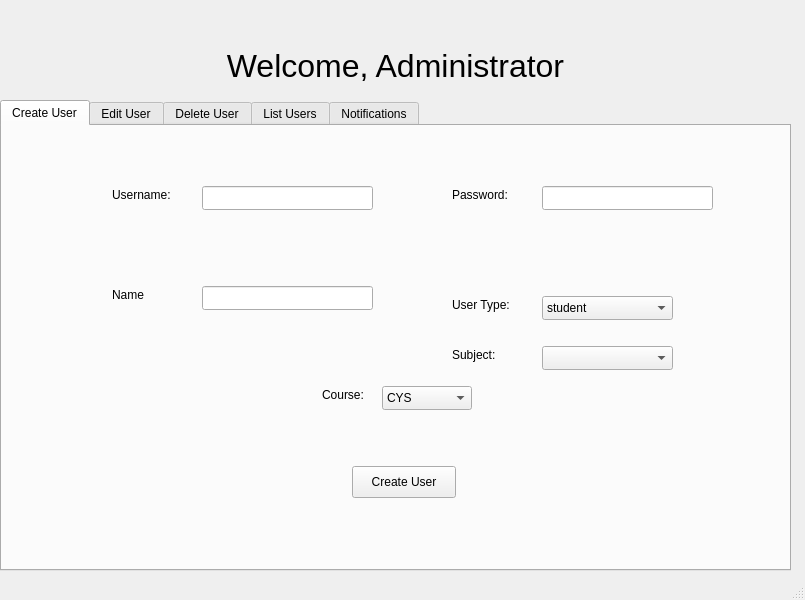
<?xml version="1.0" encoding="UTF-8"?>
<ui version="4.0">
 <class>MainWindow</class>
 <widget class="QMainWindow" name="MainWindow">
  <property name="geometry">
   <rect>
    <x>0</x>
    <y>0</y>
    <width>805</width>
    <height>600</height>
   </rect>
  </property>
  <property name="windowTitle">
   <string>Admin Portal</string>
  </property>
  <property name="windowIcon">
   <iconset>
    <normaloff>key.png</normaloff>key.png</iconset>
  </property>
  <widget class="QWidget" name="centralwidget">
   <widget class="QLabel" name="WelcomeLabel">
    <property name="geometry">
     <rect>
      <x>0</x>
      <y>30</y>
      <width>791</width>
      <height>71</height>
     </rect>
    </property>
    <property name="font">
     <font>
      <pointsize>24</pointsize>
     </font>
    </property>
    <property name="text">
     <string>Welcome, Administrator</string>
    </property>
    <property name="alignment">
     <set>Qt::AlignCenter</set>
    </property>
   </widget>
   <widget class="QTabWidget" name="tabWidget">
    <property name="geometry">
     <rect>
      <x>0</x>
      <y>100</y>
      <width>791</width>
      <height>471</height>
     </rect>
    </property>
    <property name="currentIndex">
     <number>0</number>
    </property>
    <widget class="QWidget" name="tab">
     <attribute name="title">
      <string>Create User</string>
     </attribute>
     <widget class="QLabel" name="label">
      <property name="geometry">
       <rect>
        <x>110</x>
        <y>60</y>
        <width>81</width>
        <height>18</height>
       </rect>
      </property>
      <property name="text">
       <string>Username:</string>
      </property>
     </widget>
     <widget class="QLineEdit" name="UserName">
      <property name="geometry">
       <rect>
        <x>200</x>
        <y>60</y>
        <width>171</width>
        <height>24</height>
       </rect>
      </property>
     </widget>
     <widget class="QLabel" name="label_2">
      <property name="geometry">
       <rect>
        <x>450</x>
        <y>60</y>
        <width>81</width>
        <height>18</height>
       </rect>
      </property>
      <property name="text">
       <string>Password:</string>
      </property>
     </widget>
     <widget class="QLineEdit" name="PassWord">
      <property name="geometry">
       <rect>
        <x>540</x>
        <y>60</y>
        <width>171</width>
        <height>24</height>
       </rect>
      </property>
     </widget>
     <widget class="QLineEdit" name="NameofUser">
      <property name="geometry">
       <rect>
        <x>200</x>
        <y>160</y>
        <width>171</width>
        <height>24</height>
       </rect>
      </property>
     </widget>
     <widget class="QLabel" name="label_3">
      <property name="geometry">
       <rect>
        <x>110</x>
        <y>160</y>
        <width>64</width>
        <height>18</height>
       </rect>
      </property>
      <property name="text">
       <string>Name</string>
      </property>
     </widget>
     <widget class="QLabel" name="label_4">
      <property name="geometry">
       <rect>
        <x>450</x>
        <y>170</y>
        <width>91</width>
        <height>18</height>
       </rect>
      </property>
      <property name="text">
       <string>User Type:</string>
      </property>
     </widget>
     <widget class="QComboBox" name="userType">
      <property name="geometry">
       <rect>
        <x>540</x>
        <y>170</y>
        <width>131</width>
        <height>24</height>
       </rect>
      </property>
      <item>
       <property name="text">
        <string>student</string>
       </property>
      </item>
      <item>
       <property name="text">
        <string>faculty</string>
       </property>
      </item>
      <item>
       <property name="text">
        <string>class_advisor</string>
       </property>
      </item>
     </widget>
     <widget class="QComboBox" name="Course">
      <property name="geometry">
       <rect>
        <x>380</x>
        <y>260</y>
        <width>90</width>
        <height>24</height>
       </rect>
      </property>
      <item>
       <property name="text">
        <string>CYS</string>
       </property>
      </item>
      <item>
       <property name="text">
        <string>CSE</string>
       </property>
      </item>
      <item>
       <property name="text">
        <string>AIE</string>
       </property>
      </item>
     </widget>
     <widget class="QLabel" name="label_5">
      <property name="geometry">
       <rect>
        <x>320</x>
        <y>260</y>
        <width>64</width>
        <height>18</height>
       </rect>
      </property>
      <property name="text">
       <string>Course:</string>
      </property>
     </widget>
     <widget class="QPushButton" name="CreateSubmit">
      <property name="geometry">
       <rect>
        <x>350</x>
        <y>340</y>
        <width>104</width>
        <height>32</height>
       </rect>
      </property>
      <property name="text">
       <string>Create User</string>
      </property>
     </widget>
     <widget class="QLabel" name="CreateAck">
      <property name="geometry">
       <rect>
        <x>-10</x>
        <y>300</y>
        <width>831</width>
        <height>20</height>
       </rect>
      </property>
      <property name="text">
       <string/>
      </property>
      <property name="alignment">
       <set>Qt::AlignCenter</set>
      </property>
     </widget>
     <widget class="QComboBox" name="subjectList">
      <property name="geometry">
       <rect>
        <x>540</x>
        <y>220</y>
        <width>131</width>
        <height>24</height>
       </rect>
      </property>
     </widget>
     <widget class="QLabel" name="subjectLabel">
      <property name="geometry">
       <rect>
        <x>450</x>
        <y>220</y>
        <width>91</width>
        <height>18</height>
       </rect>
      </property>
      <property name="text">
       <string>Subject:</string>
      </property>
     </widget>
    </widget>
    <widget class="QWidget" name="tab_2">
     <attribute name="title">
      <string>Edit User</string>
     </attribute>
     <widget class="QLabel" name="label_6">
      <property name="geometry">
       <rect>
        <x>250</x>
        <y>60</y>
        <width>81</width>
        <height>18</height>
       </rect>
      </property>
      <property name="text">
       <string>Username:</string>
      </property>
     </widget>
     <widget class="QLabel" name="label_7">
      <property name="geometry">
       <rect>
        <x>250</x>
        <y>120</y>
        <width>81</width>
        <height>18</height>
       </rect>
      </property>
      <property name="text">
       <string>Password:</string>
      </property>
     </widget>
     <widget class="QLineEdit" name="EditUsername">
      <property name="geometry">
       <rect>
        <x>330</x>
        <y>60</y>
        <width>171</width>
        <height>24</height>
       </rect>
      </property>
     </widget>
     <widget class="QLineEdit" name="EditPassword">
      <property name="geometry">
       <rect>
        <x>330</x>
        <y>120</y>
        <width>171</width>
        <height>24</height>
       </rect>
      </property>
     </widget>
     <widget class="QPushButton" name="EditSubmit">
      <property name="geometry">
       <rect>
        <x>320</x>
        <y>250</y>
        <width>151</width>
        <height>32</height>
       </rect>
      </property>
      <property name="text">
       <string>Change Password</string>
      </property>
     </widget>
     <widget class="QLabel" name="EditAck">
      <property name="geometry">
       <rect>
        <x>-10</x>
        <y>300</y>
        <width>831</width>
        <height>20</height>
       </rect>
      </property>
      <property name="text">
       <string/>
      </property>
      <property name="alignment">
       <set>Qt::AlignCenter</set>
      </property>
     </widget>
    </widget>
    <widget class="QWidget" name="tab_3">
     <attribute name="title">
      <string>Delete User</string>
     </attribute>
     <widget class="QPushButton" name="DeleteSubmit">
      <property name="geometry">
       <rect>
        <x>320</x>
        <y>250</y>
        <width>151</width>
        <height>32</height>
       </rect>
      </property>
      <property name="text">
       <string>Delete User</string>
      </property>
     </widget>
     <widget class="QLabel" name="label_8">
      <property name="geometry">
       <rect>
        <x>250</x>
        <y>120</y>
        <width>81</width>
        <height>18</height>
       </rect>
      </property>
      <property name="text">
       <string>Username:</string>
      </property>
     </widget>
     <widget class="QLineEdit" name="DeleteUsername">
      <property name="geometry">
       <rect>
        <x>340</x>
        <y>120</y>
        <width>171</width>
        <height>24</height>
       </rect>
      </property>
      <property name="text">
       <string/>
      </property>
     </widget>
     <widget class="QLabel" name="label_9">
      <property name="geometry">
       <rect>
        <x>-7</x>
        <y>150</y>
        <width>811</width>
        <height>91</height>
       </rect>
      </property>
      <property name="text">
       <string>&lt;html&gt;&lt;head/&gt;&lt;body&gt;&lt;p align=&quot;center&quot;&gt;&lt;span style=&quot; color:#ff0000;&quot;&gt;Warning: Do this with full conciousness, &lt;/span&gt;&lt;/p&gt;&lt;p align=&quot;center&quot;&gt;&lt;span style=&quot; color:#ff0000;&quot;&gt;as this will lead to deletion of a user from the database&lt;/span&gt;&lt;/p&gt;&lt;/body&gt;&lt;/html&gt;</string>
      </property>
     </widget>
     <widget class="QLabel" name="DeleteAck">
      <property name="geometry">
       <rect>
        <x>-10</x>
        <y>300</y>
        <width>831</width>
        <height>20</height>
       </rect>
      </property>
      <property name="text">
       <string/>
      </property>
      <property name="alignment">
       <set>Qt::AlignCenter</set>
      </property>
     </widget>
    </widget>
    <widget class="QWidget" name="tab_4">
     <attribute name="title">
      <string>List Users</string>
     </attribute>
     <widget class="QLabel" name="label_10">
      <property name="geometry">
       <rect>
        <x>80</x>
        <y>55</y>
        <width>91</width>
        <height>20</height>
       </rect>
      </property>
      <property name="text">
       <string>Username:</string>
      </property>
     </widget>
     <widget class="QLineEdit" name="FindUsername">
      <property name="geometry">
       <rect>
        <x>162</x>
        <y>50</y>
        <width>151</width>
        <height>31</height>
       </rect>
      </property>
     </widget>
     <widget class="QLabel" name="label_11">
      <property name="geometry">
       <rect>
        <x>430</x>
        <y>55</y>
        <width>91</width>
        <height>20</height>
       </rect>
      </property>
      <property name="text">
       <string>Name: </string>
      </property>
     </widget>
     <widget class="QLineEdit" name="FindName">
      <property name="geometry">
       <rect>
        <x>502</x>
        <y>50</y>
        <width>201</width>
        <height>31</height>
       </rect>
      </property>
     </widget>
     <widget class="QLabel" name="label_12">
      <property name="geometry">
       <rect>
        <x>360</x>
        <y>55</y>
        <width>41</width>
        <height>18</height>
       </rect>
      </property>
      <property name="text">
       <string>(or)</string>
      </property>
     </widget>
     <widget class="QTextBrowser" name="FindResult">
      <property name="geometry">
       <rect>
        <x>170</x>
        <y>210</y>
        <width>431</width>
        <height>192</height>
       </rect>
      </property>
      <property name="html">
       <string>&lt;!DOCTYPE HTML PUBLIC &quot;-//W3C//DTD HTML 4.0//EN&quot; &quot;http://www.w3.org/TR/REC-html40/strict.dtd&quot;&gt;
&lt;html&gt;&lt;head&gt;&lt;meta name=&quot;qrichtext&quot; content=&quot;1&quot; /&gt;&lt;style type=&quot;text/css&quot;&gt;
p, li { white-space: pre-wrap; }
&lt;/style&gt;&lt;/head&gt;&lt;body style=&quot; font-family:'MS Shell Dlg 2'; font-size:8.0597pt; font-weight:400; font-style:normal;&quot;&gt;
&lt;p align=&quot;center&quot; style=&quot;-qt-paragraph-type:empty; margin-top:0px; margin-bottom:0px; margin-left:0px; margin-right:0px; -qt-block-indent:0; text-indent:0px; font-size:8.0597pt;&quot;&gt;&lt;br /&gt;&lt;/p&gt;&lt;/body&gt;&lt;/html&gt;</string>
      </property>
     </widget>
     <widget class="QPushButton" name="FindSubmit">
      <property name="geometry">
       <rect>
        <x>330</x>
        <y>130</y>
        <width>104</width>
        <height>32</height>
       </rect>
      </property>
      <property name="text">
       <string>Find Users</string>
      </property>
     </widget>
    </widget>
    <widget class="QWidget" name="tab_5">
     <attribute name="title">
      <string>Notifications</string>
     </attribute>
     <widget class="QTextBrowser" name="notificationsWindow">
      <property name="geometry">
       <rect>
        <x>60</x>
        <y>70</y>
        <width>671</width>
        <height>351</height>
       </rect>
      </property>
      <property name="html">
       <string>&lt;!DOCTYPE HTML PUBLIC &quot;-//W3C//DTD HTML 4.0//EN&quot; &quot;http://www.w3.org/TR/REC-html40/strict.dtd&quot;&gt;
&lt;html&gt;&lt;head&gt;&lt;meta name=&quot;qrichtext&quot; content=&quot;1&quot; /&gt;&lt;style type=&quot;text/css&quot;&gt;
p, li { white-space: pre-wrap; }
&lt;/style&gt;&lt;/head&gt;&lt;body style=&quot; font-family:'MS Shell Dlg 2'; font-size:8.0597pt; font-weight:400; font-style:normal;&quot;&gt;
&lt;p align=&quot;center&quot; style=&quot;-qt-paragraph-type:empty; margin-top:0px; margin-bottom:0px; margin-left:0px; margin-right:0px; -qt-block-indent:0; text-indent:0px; font-size:8.0597pt;&quot;&gt;&lt;br /&gt;&lt;/p&gt;&lt;/body&gt;&lt;/html&gt;</string>
      </property>
     </widget>
     <widget class="QPushButton" name="NotificationRefresh">
      <property name="geometry">
       <rect>
        <x>290</x>
        <y>20</y>
        <width>104</width>
        <height>32</height>
       </rect>
      </property>
      <property name="text">
       <string>Refresh</string>
      </property>
     </widget>
     <widget class="QPushButton" name="NotificationClear">
      <property name="geometry">
       <rect>
        <x>400</x>
        <y>20</y>
        <width>104</width>
        <height>32</height>
       </rect>
      </property>
      <property name="text">
       <string>Clear</string>
      </property>
     </widget>
    </widget>
   </widget>
  </widget>
  <widget class="QStatusBar" name="statusbar"/>
 </widget>
 <resources/>
 <connections/>
</ui>
